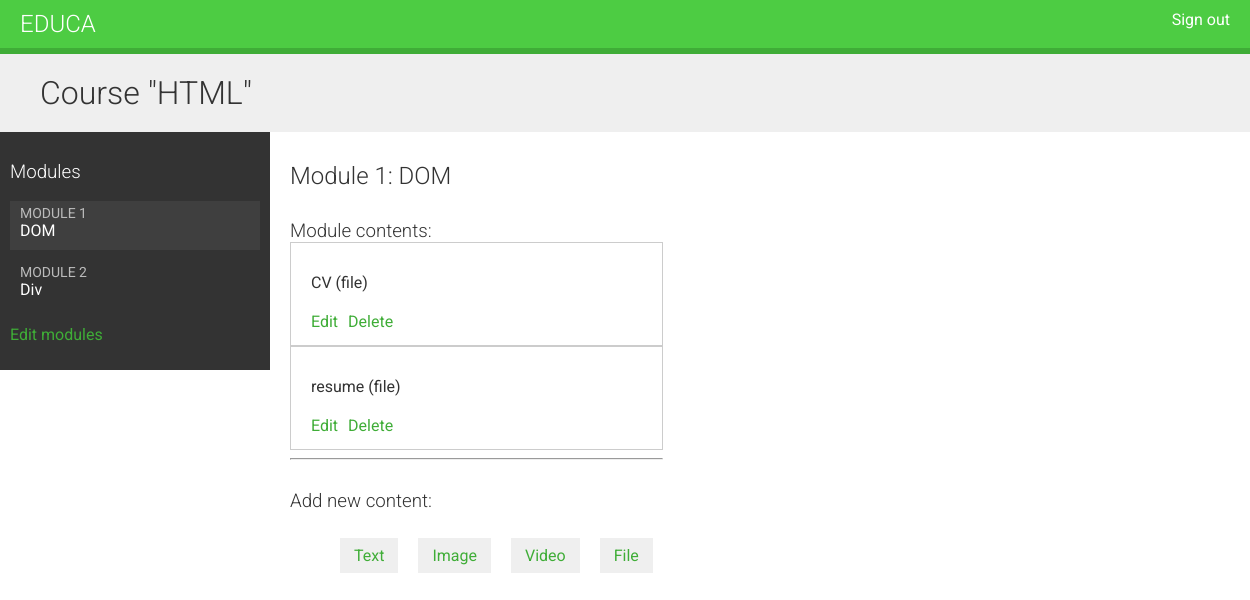
Before: /course/module/13/ (signed in) with the older database file.
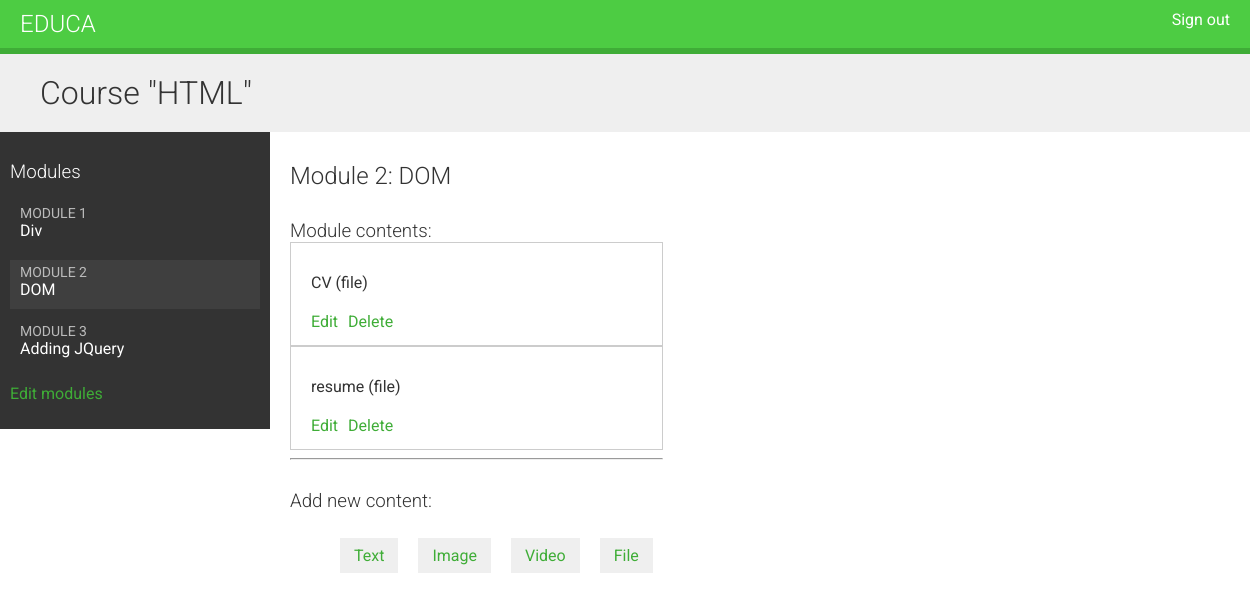
After: the same page with the newer database file.
### courses/models.py (models this page shows, shortened)
class Module(models.Model):
    course      = models.ForeignKey(Course,
                                    related_name='modules')
    title       = models.CharField(max_length=200)
    description = models.TextField(blank=True)
    order       = OrderField(blank=True, for_fields=['course'])
    class Meta:
        ordering = ['order']

class Content(models.Model):
    module          = models.ForeignKey(Module,
                                        related_name='contents')
    content_type    = models.ForeignKey(ContentType,
                                        limit_choices_to={
                                        'model__in': ('text',
                                                        'video',
                                                        'image',
                                                        'file')
                                                        })
    object_id       = models.PositiveIntegerField()
    item            = GenericForeignKey('content_type', 'object_id')
    order           = OrderField(blank=True, for_fields=['module'])
    class Meta:
        ordering = ['order']

class ItemBase(models.Model):
    owner       = models.ForeignKey(User,
                            related_name='%(class)s_related')
    title       = models.CharField(max_length=200)
    created     = models.DateTimeField(auto_now_add=True)
    updated     = models.DateTimeField(auto_now=True)
    def __str__(self):
        return str(self.title)
    class Meta:
        abstract = True

class File(ItemBase):
    file = models.FileField(upload_to='files')

### courses/views.py (the view)
# urls.py: url(r'^module/(?P<module_id>\d+)/$', views.ModuleContentListView.as_view(), name='module-content-list'),
class ModuleContentListView(TemplateResponseMixin, View):
    template_name = 'courses/manage/module/content_list.html'
    def get(self, request, module_id):
        module = get_object_or_404(Module,
                                    id=module_id,
                                    course__owner=request.user)
        return self.render_to_response({'module': module})

### courses/templatetags/course.py (called while the page is built)
@register.filter
def model_name(obj):
    try:
        return obj._meta.model_name
    except AttributeError:
        return None

### courses/templates/courses/manage/module/content_list.html (shortened to what this page needs)
{% extends "base.html" %}
{% load course %}
{% block content %}
  {% with course=module.course %}
    <h1> Course "{{ course.title }}"</h1>
    <div class="contents">
      <h3> Modules </h3>
      <ul id="modules">
        {% for m in course.modules.all %}
          <li data-id="{{ m.id }}" {% if m == module %} class="selected"{% endif %}>
            <a href="{% url "module-content-list" m.id %}">
              <span>
                Module <span class="order">{{ m.order|add:1 }} </span>
              </span>
              <br>
              {{ m.title }}
            </a>
          </li>
        {% empty %}
          <li> No modules yet. </li>
        {% endfor %}
      </ul>
      <p>
        <a href="{% url "course-module-update" course.id %}"> Edit modules </a>
      </p>
    </div>
    <div class="module">
      <h2> Module {{ module.order|add:1 }}: {{ module.title }} </h2>
      <h3> Module contents: </h3>
      <div id="module-contents">
        {% for content in module.contents.all %}
          <div data-id="{{ content.id }}">
            {% with item=content.item %}
              <p>{{ item }} ({{ item|model_name }}) </p>
              <a href="{% url 'module-content-update' module.id item|model_name item.id %}"> Edit </a>
              <form action="{% url "module-content-delete" content.id %}" method="post"><input type="submit" value="Delete">
              </form>
            {% endwith %}
          </div>
          {% empty %}
          <p> This module has no contents yet. </p>
        {% endfor %}
      </div>
      <hr>
      <h3> Add new content: </h3>
      <ul class="content-types">
        <li>
          <a href="{% url "module-content-create" module.id "text" %}"> Text </a>
        </li>
        <li>
          <a href="{% url "module-content-create" module.id "image" %}"> Image </a>
        </li>
        <li>
          <a href="{% url "module-content-create" module.id "video" %}"> Video </a>
        </li>
        <li>
          <a href="{% url "module-content-create" module.id "file" %}"> File </a>
        </li>
      </ul>
    </div>
  {% endwith %}
{% endblock %}

Changed rows visible on the page:
changed Module "Div": order|add "2" → "1"; moves up the list
changed Module "DOM": order|add "1" → "2"
added Module: order|add "3", title "Adding JQuery"
